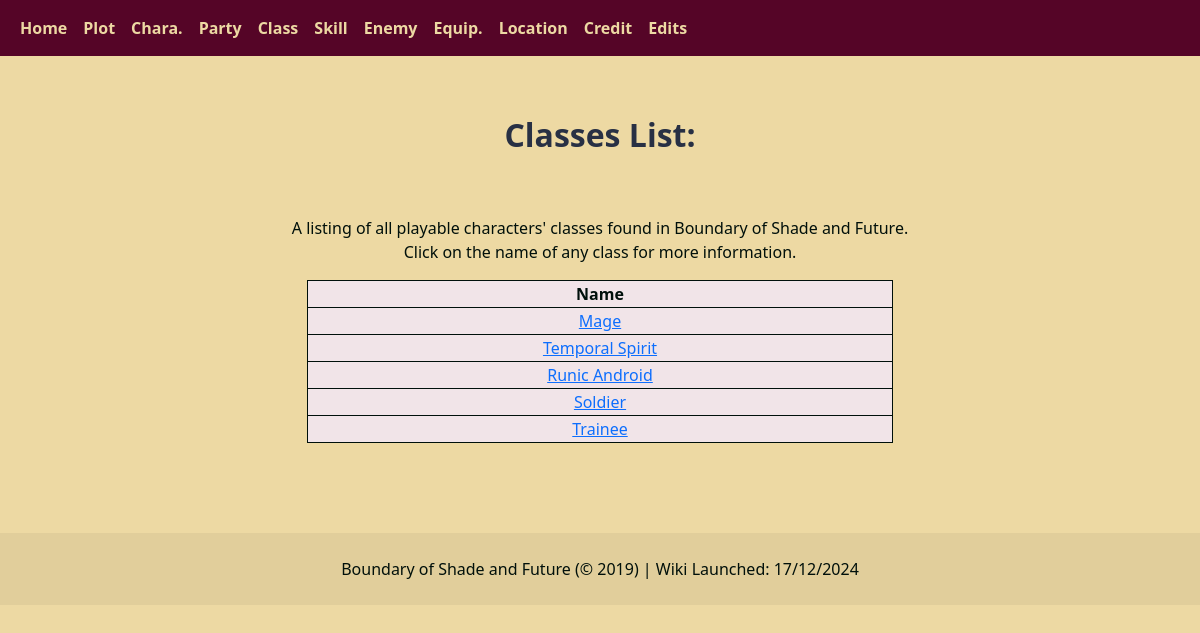
Page /home/classes on the committed database.
### tables this page shows
CREATE TABLE Classes (ClassID INTEGER PRIMARY KEY AUTOINCREMENT UNIQUE NOT NULL, Name TEXT (40) NOT NULL, StartMHP INTEGER (3) NOT NULL, StartMMP INTEGER (3) NOT NULL, StartATK INTEGER (3) NOT NULL, StartDEF INTEGER (3) NOT NULL, StartMAT INTEGER (3) NOT NULL, StartMDF INTEGER (3) NOT NULL, StartAGI INTEGER (3) NOT NULL, StartLUK INTEGER (3) NOT NULL, FinalMHP INTEGER (3), FinalMMP INTEGER (3), FinalATK INTEGER (3), FinalDEF INTEGER (3), FinalMAT INTEGER (3), FinalMDF INTEGER (3), FinalAGI INTEGER (3), FinalLUK INTEGER (3), Overview TEXT (250), Description TEXT (800), Img TEXT (24));

### app.py (the view)
@app.route('/home/Classes')
@app.route('/home/classes')
def classesPage():
    return loadList('Classes')

### python/databaseFunctions.py (called while the page is built)
def openDatabase():
    base = os.path.abspath(os.path.dirname(__name__))
    db_location = base + "\database\RegnellaDB.db"
    database = getattr(g, 'database', None)
    if database is None:
        database = sqlite3.connect(db_location)
        g.database = database
    return database

def stringFormat(stringy):
    stringy = stringy.replace("(", "")
    stringy = stringy.replace(")", "")
    stringy = stringy.replace("'", "")
    stringy = stringy.replace('"', '')
    stringy = stringy.replace(",", "")
    print(stringy)
    stringy = stringy.replace("<br>", "\n")
    print(stringy)
    return stringy

### templates/PageHTML/classList.html (shortened to what this page needs)
{% extends '/TemplateHTML/ListPages.html' %}
{% block header %}
    <h2 class="pageTitle">Classes List:</h2>
    <br>
    <p>A listing of all playable characters' classes found in Boundary of Shade and Future.<br>
    Click on the name of any class for more information.</p>
{% endblock header %}
{% block content %}
    <table class="bodyTable">
        <tr>
            <th class="bodyRow">Name</th>
        </tr>
        {% for item in tableData %}
            <tr class="bodyRow">
                <td><a href="{{ url_for ('classFunc', name=item) }}">{{ item }}</a></td>
            </tr>
        {% endfor %}
    </table>
{% endblock content %}

### static/css/styles/globalStyle.css (style rules this page uses)
body { background-color: #EDD9A3 !important; color: #00100B !important; text-align: center !important; }
.pageTitle { color: #283044 !important; padding-top: 60px !important; padding-bottom: 30px !important; font-weight: bold !important; }
.bodyTable { margin: 0 auto !important; color: #00100B !important; background-color: #F1E4E8 !important; border: 1px groove #00100B !important; border-collapse: collapse !important; }
.bodyRow { text-align: center !important;; width: 20% !important;; border: 1px groove #00100B !important; border-collapse: collapse !important; }

### rows in the picture
Classes: Name "Mage"
Classes: Name "Temporal Spirit"
Classes: Name "Runic Android"
Classes: Name "Soldier"
Classes: Name "Trainee"
